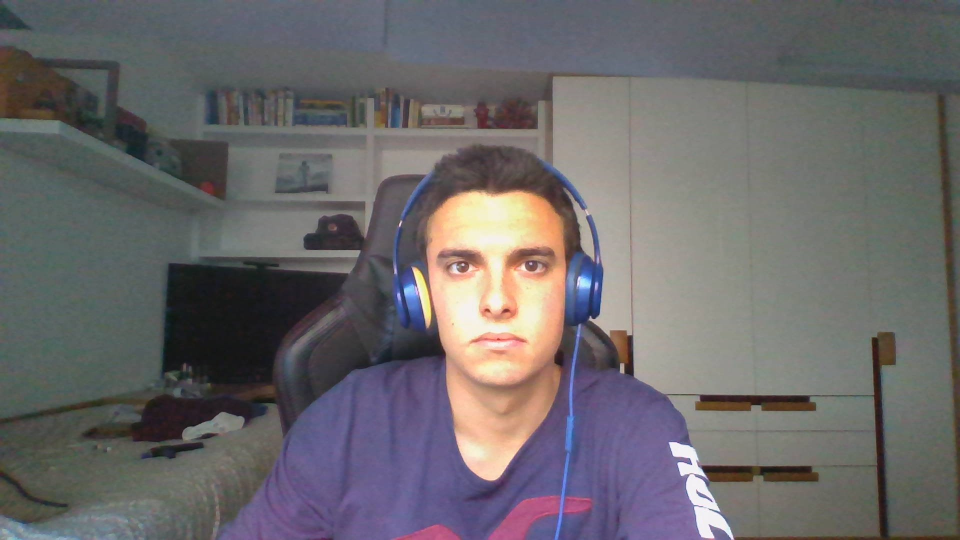
#> input picture PythonApplication1/hola.jpg, 1920 x 1080 px (shown at 1/2 size)
$ python -i 'FaceBlurRecognition(Basic).py'   (imports and definitions only)
#> lines starting #> are read from the running program, lines starting #| are printed output that depends on the picture; after the words box and inside, x2 and y2 are one past the last pixel; in counts of white or black regions, pixels touching at a corner belong together
from tkinter import *
from tkinter import filedialog
import os
import cv2
from tkinter.filedialog import asksaveasfile

# [1 line not run here, left out]

def rescaleFrame(frame, scale = 0.75): #rescala tanto los videos como las imagenes a un 75% porque me llenaba la pantalla entera
    width = int(frame.shape[1] * scale)
    height = int(frame.shape[0] * scale)
    dimensions = (width, height)

    return cv2.resize(frame, dimensions, interpolation = cv2.INTER_AREA)

def browseFiles():
    file = filedialog.askopenfilename(initialdir = "", title = "Select a File", filetypes = (("all files", "*.*"), ("Text files", "*.txt*"))) #Pide el archivo
#> the answer given: hola.jpg

    if file.lower().endswith(('.mp4')): #Abre solo los videos
      cascade = cv2.CascadeClassifier('haarcascade_frontalface_default.xml')
      capture = cv2.VideoCapture(file)

      def find_blur(bw, color):
        faces = cascade.detectMultiScale(bw, 1.1, 7)

        for (x, y, w, h) in faces:
          #cv.rectangle(img, (x, y), (x + w, y + h), (0, 255, 0), thickness = 2)
          blur = color[y:y+h, x:x+w] #selecciona las caras
          gauss = cv2.GaussianBlur(blur, (101,101), 0) #Difumina la cara
          color[y:y+h, x:x+w] = gauss #vuelve a pegar la cara en la imagen

        return color

      while True:
        _, color = capture.read()
        if type(color) is type(None): #para que no salte el error -250
          break
        bw = cv2.cvtColor(color, cv2.COLOR_BGR2GRAY)
        cara = find_blur(bw, color)
        cv2.imshow('https://github.com/Juan-Embid/Blurfaces', rescaleFrame(cara))
        if cv2.waitKey(1) & 0xFF == ord('q'):
          break

    if file.lower().endswith(('.jpg', '.png', 'jfif')): #Abre solo las imagenes
      cascade = cv2.CascadeClassifier('haarcascade_frontalface_default.xml')

      def find_blur(bw, color):
        faces = cascade.detectMultiScale(bw, 1.1, 7)

        for (x, y, w, h) in faces:
          #cv.rectangle(img, (x, y), (x + w, y + h), (0, 255, 0), thickness = 2)
          blur = img[y:y+h, x:x+w] #selecciona las caras
          gauss = cv2.GaussianBlur(blur, (101,101), 0) #Difumina la cara
          img[y:y+h, x:x+w] = gauss #vuelve a pegar la cara en la imagen
        return color
      img = cv2.imread(file)
#> img is the input picture: shape (1080, 1920, 3); mean B, G, R 106.2, 104.3, 106.9
      bw = cv2.cvtColor(img, cv2.COLOR_BGR2GRAY)
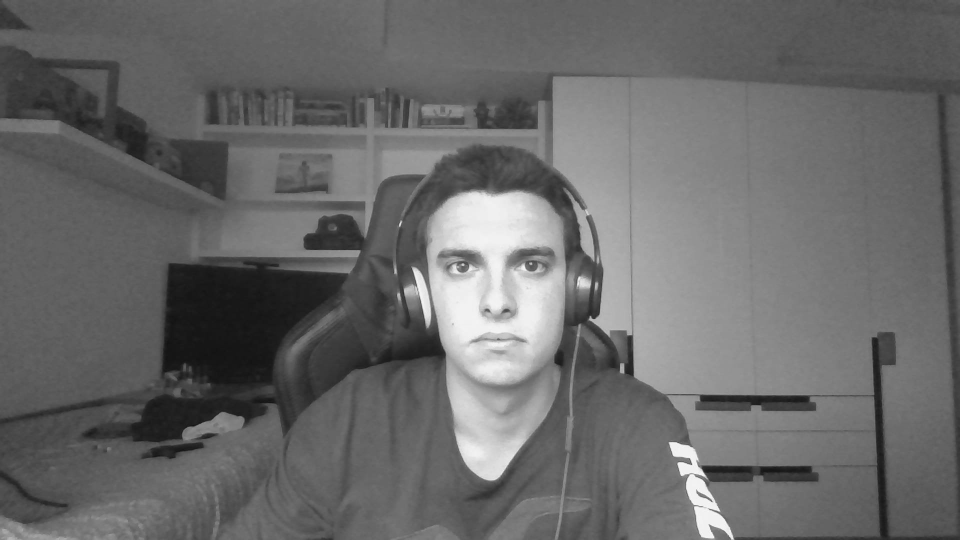
#> bw: shape (1080, 1920) (shown at 1/2 size); min 13, max 254, mean 105.3
      cara = find_blur(bw, img)
#> in find_blur, `faces = cascade.detectMultiScale(bw, 1.1, 7)`: faces = [[811, 393, 360, 360]]
#> the loop in find_blur, `for (x, y, w, h) in faces:` made 1 pass
#> pass 1, in find_blur, `blur = img[y:y+h, x:x+w]`:
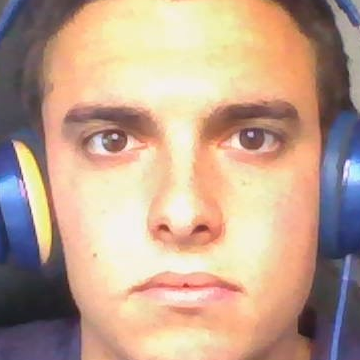
#> blur: shape (360, 360, 3); mean B, G, R 141.9, 162.2, 191.4
#> pass 1, in find_blur, `gauss = cv2.GaussianBlur(blur, (101,101), 0)`:
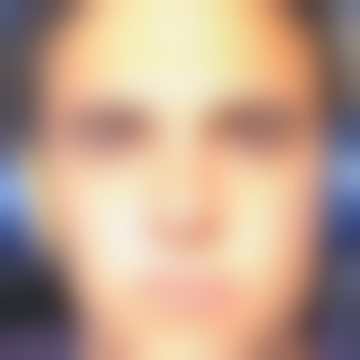
#> gauss: shape (360, 360, 3); mean B, G, R 141.9, 162.2, 191.4
#> after the loop in find_blur, `for (x, y, w, h) in faces:`:
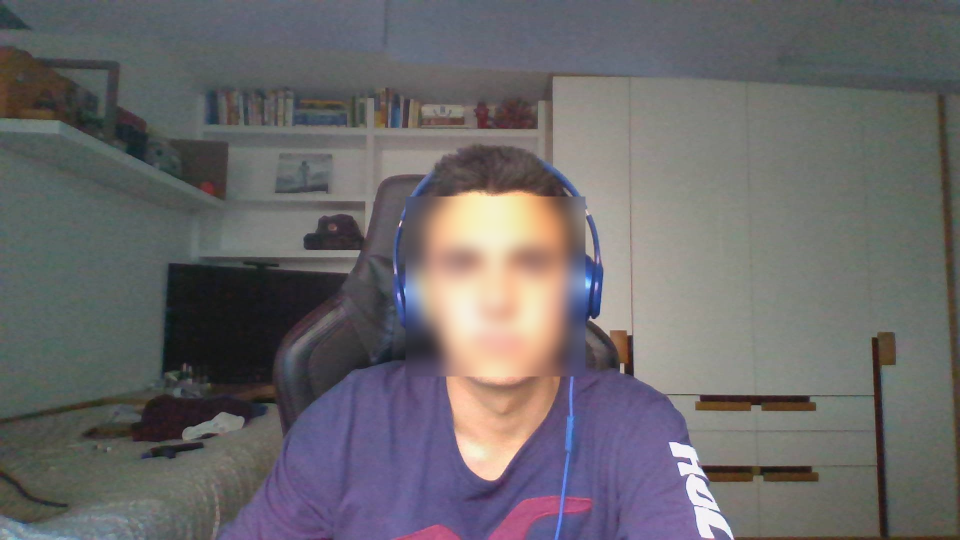
#> img: shape (1080, 1920, 3) (shown at 1/2 size); 6.25% of pixels changed, all inside (x1, y1, x2, y2) = (811, 393, 1171, 753)
      cv2.imshow('https://github.com/Juan-Embid/Blurfaces', rescaleFrame(cara))

def openCamera():
  os.system('cmd /c "start microsoft.windows.camera:"')

# [1 line that did not run here, left out]
# [1 line not run here, left out]
# [1 line that did not run here, left out]
# [4 lines not run here, left out]

>>> result = browseFiles()
